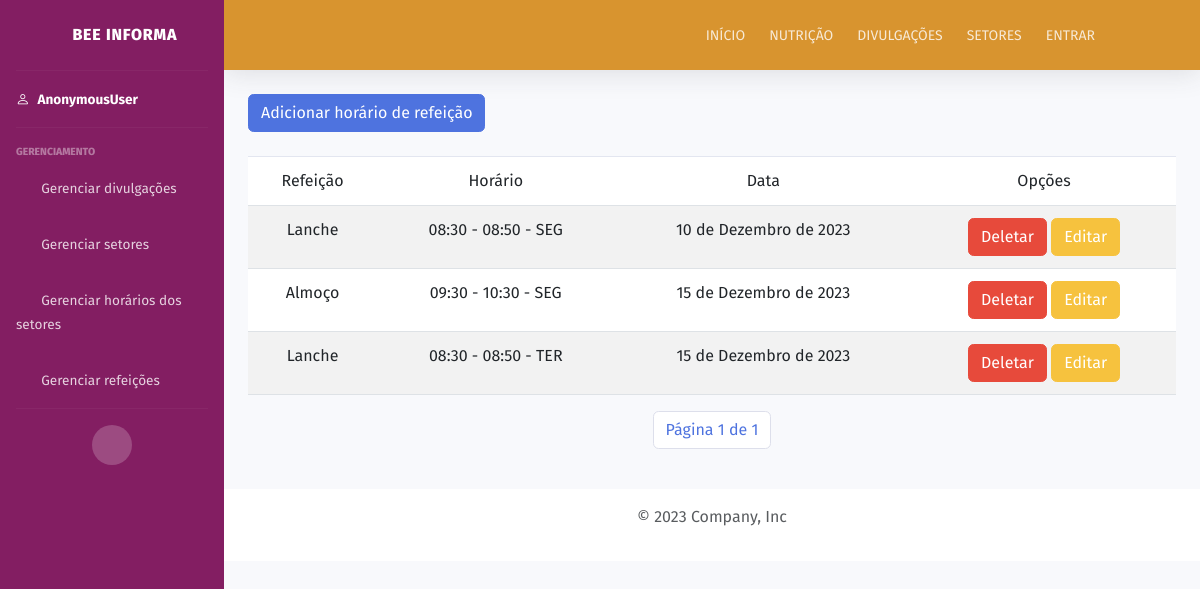
The page /listar/refeicao/admin on the database its author committed.
### servicos/models.py (models this page shows, shortened)
class Refeicao(models.Model):
    DIAS_SEMANA_CHOICES = (
        ("SEG", "Segunda-feira"),
        ("TER", "Terça-feira"),
        ("QUA", "Quarta-feira"),
        ("QUI", "Quinta-feira"),
        ("SEX", "Sexta-feira")
    )
    horario_inicio = models.TimeField(verbose_name="Horário de início", auto_now_add=False)
    horario_fim = models.TimeField(verbose_name="Horário de fim", auto_now_add=False)
    dia_semana = models.CharField(verbose_name="Dia da semana", choices=DIAS_SEMANA_CHOICES, max_length=3)
    descricao = models.TextField(verbose_name="Descrição do cardápio")
    data = models.DateField(verbose_name="Data", blank=True, null=True)
    tipo_refeicao = models.ForeignKey(TipoRefeicao, related_name="cardapio_da_refeicao", on_delete=models.SET_NULL, null=True)
    class Meta:
        verbose_name = "Refeicao"
        verbose_name_plural = "Refeições"

class TipoRefeicao(models.Model):
    tipo_refeicao = models.CharField(verbose_name="Tipo de refeição", max_length=50)
    class Meta:
        verbose_name = "Tipo de refeição"
        verbose_name_plural = "Tipos de refeição"

### servicos/views.py (the view)
# urls.py: path('listar/refeicao/admin', views.admin_refeicao_list, name="admin-refeicao-list"),
def admin_refeicao_list(request):
    refeicoes = Refeicao.objects.all()
    paginacao = Paginator(refeicoes, 5)
    page_number = request.GET.get("page")
    page_obj = paginacao.get_page(page_number)
    context = {'page_obj': page_obj}
    return render(request, "refeicoes/refeicao_list.html", context)

### servicos/templates/refeicoes/refeicao_list.html (shortened to what this page needs)
{% extends "tela_admin.html" %}
{% load static %}
{% block 'conteudo' %}
    <div class="container">
        <a class="btn btn-primary" href="{% url 'refeicao-create' %}">Adicionar horário de refeição</a>
        <table class="table table-striped mt-4">
            <thead>
                <tr>
                    <td>Refeição</td>
                    <td>Horário</td>
                    <td>Data</td>
                    <td>Opções</td>
                </tr>
            </thead>
            <tbody>
                {% for refeicao in page_obj %}
                    <tr>
                        <td> {{ refeicao.tipo_refeicao.tipo_refeicao }} </td>
                        <td> {{ refeicao.horario_inicio }} - {{ refeicao.horario_fim }} - {{ refeicao.dia_semana }} </td>
                        <td> {{ refeicao.data }} </td>
                        <td>
                            <a class="btn btn-danger" href="{% url 'refeicao-delete' refeicao.id %}">Deletar</a>
                            <a class="btn btn-warning" href="{% url 'refeicao-update' refeicao.id %}">Editar</a>
                        </td>
                    </tr>
                {% endfor %}
            </tbody>
        </table>
        <div class="pagination justify-content-center">
            <nav aria-label="Page navigation example">
                <ul class="pagination justify-content-end">
                    <li class="page-item">
                        <span class="page-link">
                            Página {{ page_obj.number }} de {{ page_obj.paginator.num_pages }}
                        </span>
                    </li>
                </ul>
            </nav>
        </div>
    </div>
{% endblock 'conteudo' %}

### staticfiles/css/style.css (style rules this page uses)
body { font-family: 'Fira Sans', sans-serif; }
:root { --laranja: #E79F34; --laranja_claro: rgb(238, 233, 225); --amarelo: #F5C73E; --laranja_escuro: #d8942f; --branco: white; --roxo:#831E62; }
.table { background-color: white; border-radius: 2px; text-align: center; }

### staticfiles/css/sidebar.css (style rules this page uses)
:root { --laranja: #E79F34; --laranja_claro: rgb(238, 233, 225); --amarelo: #F5C73E; --laranja_escuro: #d8942f; --branco: white; --roxo:#831E62; }

### rows shown on the page
Refeicao: tipo_refeicao.tipo_refeicao "Lanche", horario_inicio "08:30", horario_fim "08:50", dia_semana "SEG", data "10 de Dezembro de 2023"
Refeicao: tipo_refeicao.tipo_refeicao "Almoço", horario_inicio "09:30", horario_fim "10:30", dia_semana "SEG", data "15 de Dezembro de 2023"
Refeicao: tipo_refeicao.tipo_refeicao "Lanche", horario_inicio "08:30", horario_fim "08:50", dia_semana "TER", data "15 de Dezembro de 2023"

### other values the page prints
{{ request.user }} "AnonymousUser"
{{ page_obj.number }} "1"
{{ page_obj.paginator.num_pages }} "1"
